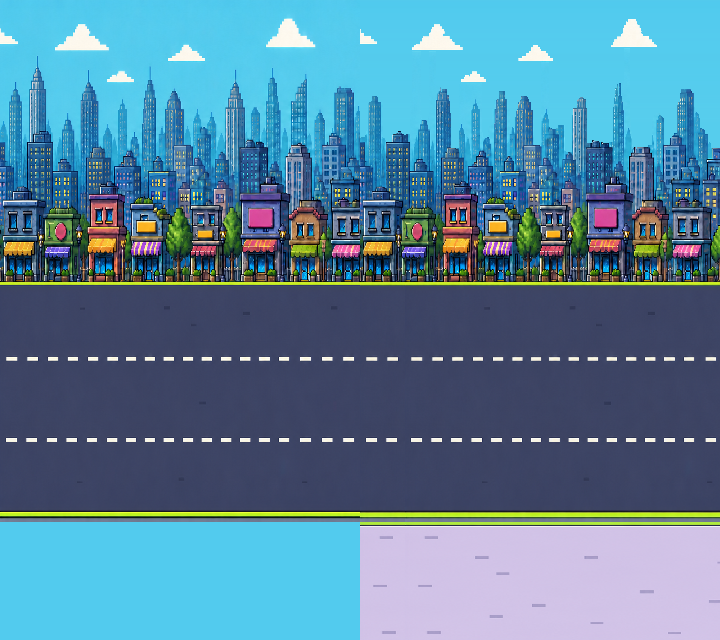
#> input picture visual-references/environment-parallax-v4-master-runtime-comparison.png, 720 x 640 px
$ python -i build_environment_parallax_v4.py   (imports and definitions only)
#> lines starting #> are read from the running program, lines starting #| are printed output that depends on the picture
#> further down, picture is the input picture: PIL image 720x640 RGBA; mean R, G, B, A 86, 129.9, 156.7, 255
#> in reconstruct_sky, `sky = Image.new("RGBA", source.size)`: sky: PIL image 720x640 RGBA; every value is 0
"""Build the simplified coherent v4 parallax from approved masters."""

from __future__ import annotations

from hashlib import sha256
import json
from pathlib import Path
from typing import Any

from PIL import Image, ImageDraw, ImageOps


CONTENT = Path("src/game/content/environmentParallax.v4.json")
RUNTIME_DIRECTORY = Path("public/assets/game/environment")
REVIEW_COMPARISON = Path(
    "visual-references/environment-parallax-v4-master-runtime-comparison.png"
)
REVIEW_LOOP = Path("visual-references/environment-parallax-v4-loop-review.png")
REVIEW_MASKS = Path("visual-references/environment-parallax-v4-mask-review.png")
REVIEW_MOTION = Path("visual-references/environment-parallax-v4-motion-review.png")
CITY_MASTER_ID = "environment-coherent-v4"
ROAD_MASTER_ID = "environment-seamless-v3"


def file_hash(path: Path) -> str:
    return sha256(path.read_bytes()).hexdigest()


# [5 lines left out: function write_json, not called in this run]


def is_power_of_two(value: int) -> bool:
    return value > 0 and value & (value - 1) == 0


# [41 lines left out: functions circular_median, detect_boundary, not called in this run]


def representative_sky_rows(source: Image.Image) -> list[tuple[int, int, int, int]]:
    """Reconstruct only the neutral sky field from colors sampled in the approved master."""

    rgb = source.convert("RGB")
    pixels = rgb.load()
    rows: list[tuple[int, int, int, int]] = []
    previous = (82, 203, 238, 255)
#> previous = (82, 203, 238, 255)
    sampling_end = min(225, rgb.height)
#> sampling_end = 225

    for y in range(rgb.height):
        if y < sampling_end:
            candidates = [
                pixels[x, y]
                for x in range(rgb.width)
                if 60 <= pixels[x, y][0] <= 115
                and 184 <= pixels[x, y][1] <= 222
                and 218 <= pixels[x, y][2] <= 252
            ]
            if candidates:
                channels = [sorted(color[channel] for color in candidates) for channel in range(3)]
                middle = len(candidates) // 2
                previous = (
                    channels[0][middle],
                    channels[1][middle],
                    channels[2][middle],
                    255,
                )
        rows.append(previous)
    return rows


def cloud_components(source: Image.Image) -> list[list[tuple[int, int]]]:
    """Select large pale cloud shapes; tiny window highlights are deliberately rejected."""

    rgb = source.convert("RGB")
    pixels = rgb.load()
    limit_y = min(195, rgb.height)
    eligible = bytearray(rgb.width * limit_y)
    for y in range(limit_y):
        for x in range(rgb.width):
            red, green, blue = pixels[x, y]
            if red > 185 and green > 190 and blue > 170:
                eligible[y * rgb.width + x] = 1

    seen = bytearray(len(eligible))
    components: list[list[tuple[int, int]]] = []
    for y in range(limit_y):
        for x in range(rgb.width):
            start = y * rgb.width + x
            if not eligible[start] or seen[start]:
                continue
            stack = [(x, y)]
            seen[start] = 1
            component: list[tuple[int, int]] = []
            min_x = max_x = x
            min_y = max_y = y
            while stack:
                current_x, current_y = stack.pop()
                component.append((current_x, current_y))
                min_x = min(min_x, current_x)
                max_x = max(max_x, current_x)
                min_y = min(min_y, current_y)
                max_y = max(max_y, current_y)
                for next_x, next_y in (
                    (current_x - 1, current_y),
                    (current_x + 1, current_y),
                    (current_x, current_y - 1),
                    (current_x, current_y + 1),
                ):
                    if 0 <= next_x < rgb.width and 0 <= next_y < limit_y:
                        index = next_y * rgb.width + next_x
                        if eligible[index] and not seen[index]:
                            seen[index] = 1
                            stack.append((next_x, next_y))
            if (
                len(component) >= 24
                and max_x - min_x + 1 >= 8
                and max_y - min_y + 1 >= 4
            ):
                components.append(component)
    return components


def reconstruct_sky(source: Image.Image) -> Image.Image:
    sky = Image.new("RGBA", source.size)
    draw = ImageDraw.Draw(sky)
    for y, color in enumerate(representative_sky_rows(source)):
        draw.line((0, y, source.width - 1, y), fill=color)
#> this loop made 640 passes
#> color on passes 1 to 3: (82, 202, 237, 255), (81, 201, 238, 255), (80, 202, 238, 255)

    source_rgba = source.convert("RGBA")
    source_pixels = source_rgba.load()
    sky_pixels = sky.load()
    for component in cloud_components(source):
#> in cloud_components, `limit_y = min(195, rgb.height)`: limit_y = 195
        for x, y in component:
            sky_pixels[x, y] = source_pixels[x, y]
#> this loop made 10 passes
    return sky


# [316 lines left out: functions polygon_layer, render_content, close_periodic_edge, build_cyclic_texture, seam_mismatches, tile_preview and 5 more, not called in this run]


# [2 lines not run here, left out]

>>> from PIL import Image
>>> picture = Image.open('../visual-references/environment-parallax-v4-master-runtime-comparison.png')
>>> result = reconstruct_sky(picture)
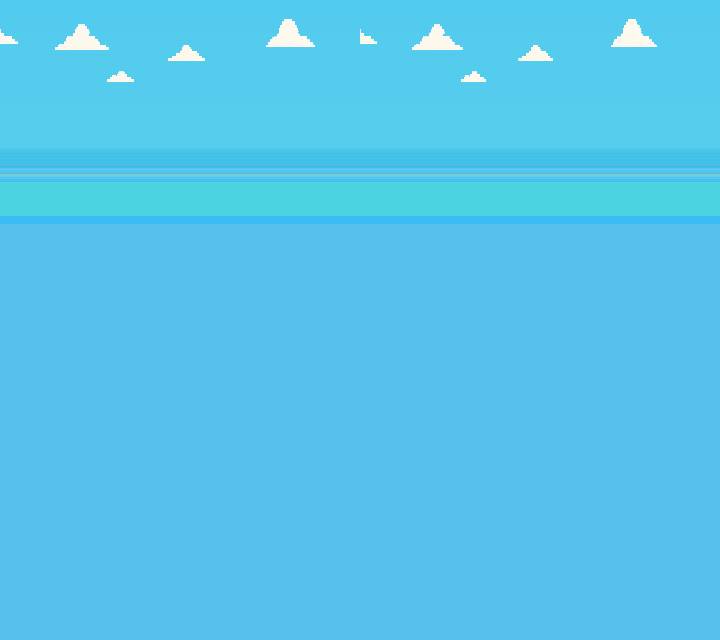
#> result: PIL image 720x640 RGBA; mean R, G, B, A 86.4, 195.6, 235.1, 255

$ run again, on visual-references/environment-parallax-v1-master-runtime-comparison.png
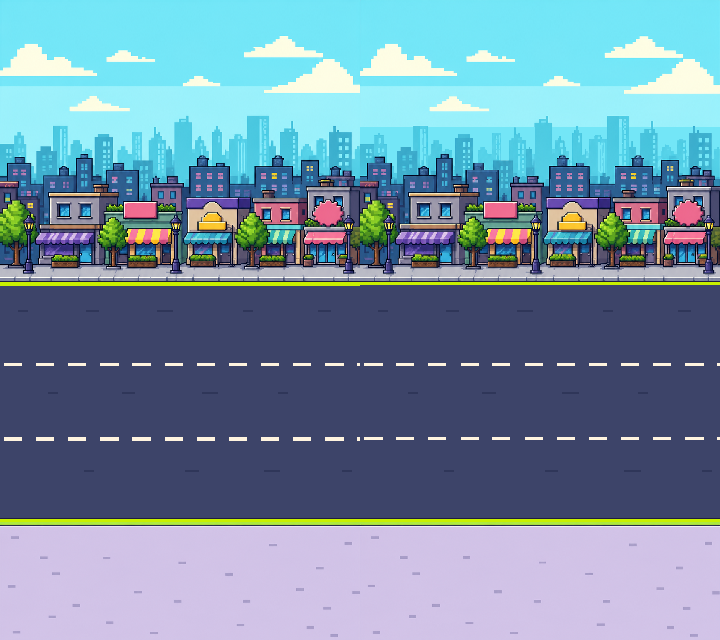
#> input picture visual-references/environment-parallax-v1-master-runtime-comparison.png, 720 x 640 px
#> picture is the input picture: PIL image 720x640 RGBA; mean R, G, B, A 115.5, 144, 166.1, 255
#> sky: PIL image 720x640 RGBA; every value is 0
#> previous = (82, 203, 238, 255)
#> sampling_end = 225
#> limit_y = 195
#> the loop in reconstruct_sky, `for component in cloud_components(source):` made 12 passes
#> `result = reconstruct_sky(picture)`:
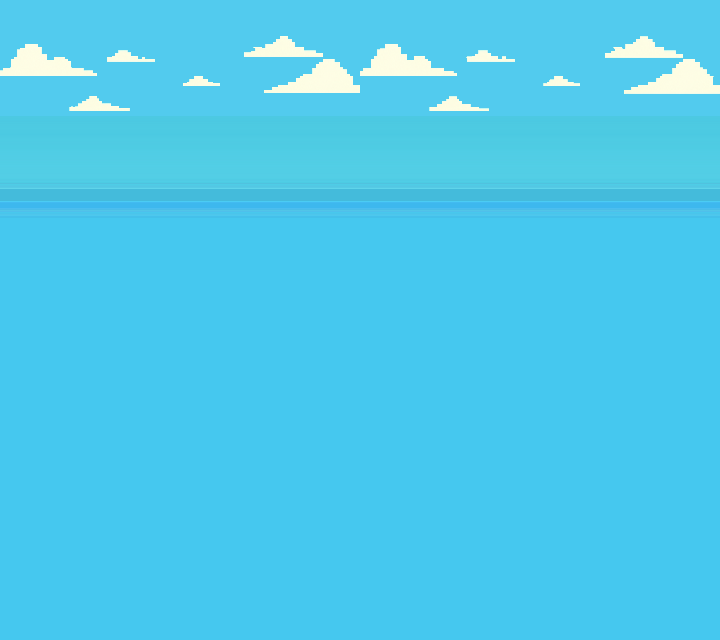
#> result: PIL image 720x640 RGBA; mean R, G, B, A 76.5, 201.6, 236.9, 255
